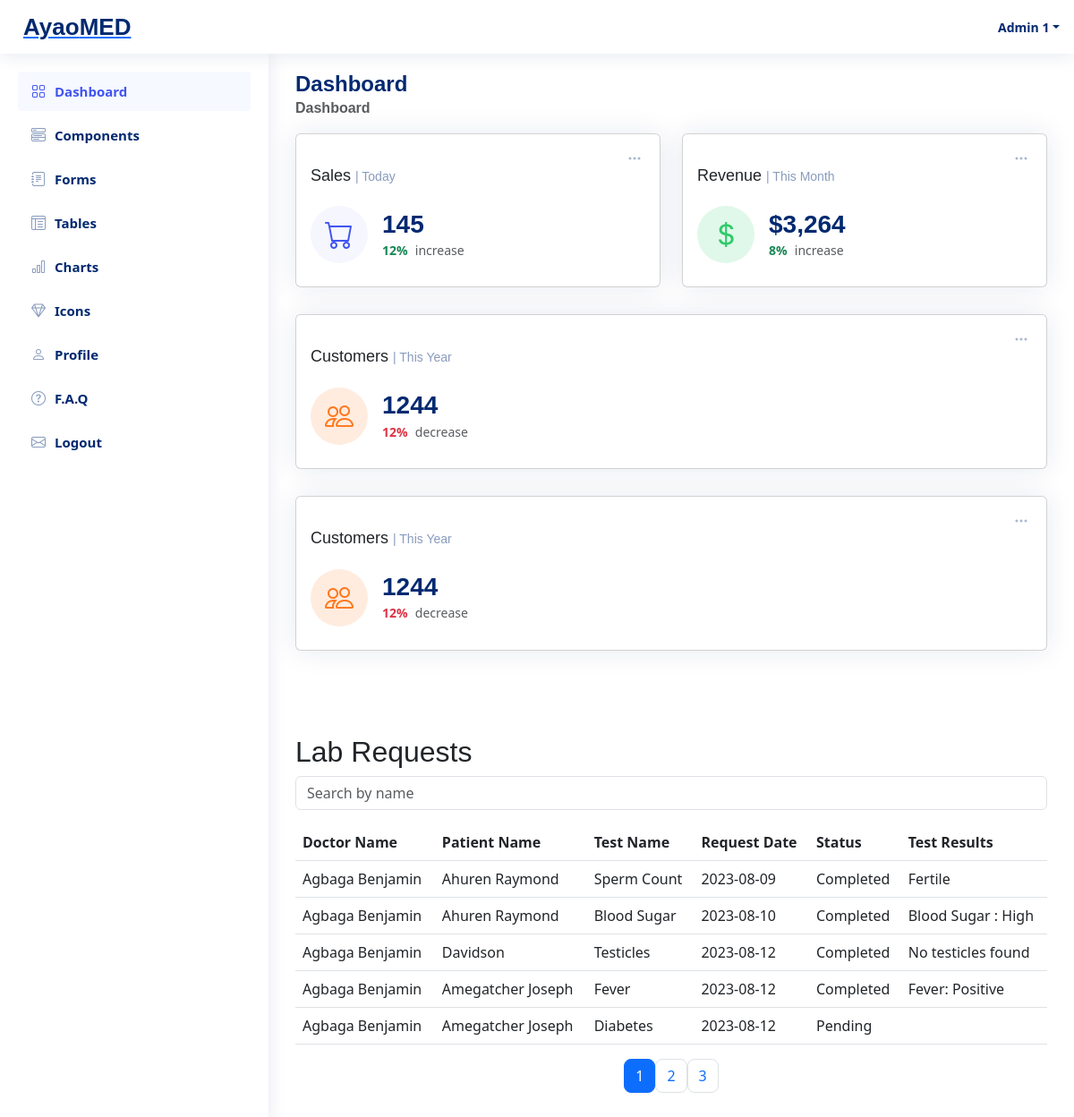
The page /dashboard/admin/admindashboard.php (signed in) on the database its author committed.
### tables this page shows
CREATE TABLE `lab_requests` (
  `id` int(11) NOT NULL,
  `doctor_id` int(125) DEFAULT NULL,
  `patient_id` int(11) NOT NULL,
  `test_name` varchar(100) NOT NULL,
  `request_date` date NOT NULL,
  `status` enum('Pending','Completed','Canceled') NOT NULL DEFAULT 'Pending',
  `test_results` text DEFAULT NULL
);

CREATE TABLE `doctors` (
  `id` int(11) NOT NULL,
  `fullname` varchar(255) NOT NULL,
  `email` varchar(255) NOT NULL,
  `phone` varchar(20) NOT NULL,
  `date_of_birth` date NOT NULL,
  `gender` enum('Male','Female','Other') NOT NULL,
  `address` text DEFAULT NULL,
  `location` varchar(255) DEFAULT NULL,
  `specialization` varchar(255) DEFAULT NULL,
  `password` varchar(255) NOT NULL,
  `status` enum('unconfirmed','pending','confirmed') NOT NULL DEFAULT 'unconfirmed'
);

CREATE TABLE `patients` (
  `id` int(11) NOT NULL,
  `fullname` varchar(255) NOT NULL,
  `email` varchar(255) NOT NULL,
  `phone` varchar(20) NOT NULL,
  `date_of_birth` date NOT NULL,
  `gender` enum('Male','Female','Other') NOT NULL,
  `address` varchar(650) DEFAULT NULL,
  `location` varchar(255) DEFAULT NULL,
  `password` varchar(255) NOT NULL,
  `status` varchar(20) DEFAULT 'unconfirmed'
);

### dashboard/admin/lap_request.php (the view, shortened to what this page needs)
<?php
require_once "../../config/db.php";
$recordsPerPage_2 = 5;
$page_2 = isset($_GET['page_2']) ? intval($_GET['page_2']) : 1;
$selectQuery = "
    SELECT lab_requests.*, doctors.fullname AS doctor_name, patients.fullname AS patient_name
    FROM lab_requests
    JOIN doctors ON lab_requests.doctor_id = doctors.id
    JOIN patients ON lab_requests.patient_id = patients.id
    LIMIT " . (($page_2 - 1) * $recordsPerPage_2) . ", $recordsPerPage_2
";
$result = mysqli_query($connection, $selectQuery);
$rows = [];
if ($result) {
    while ($row = mysqli_fetch_assoc($result)) {
        $rows[] = $row;
    }
}
$totalRecordsQuery = "SELECT COUNT(*) AS total FROM lab_requests";
$totalRecordsResult = mysqli_query($connection, $totalRecordsQuery);
$totalRecords = 0;
if ($totalRecordsResult) {
    $totalRecordsRow = mysqli_fetch_assoc($totalRecordsResult);
    $totalRecords = $totalRecordsRow['total'];
}
$totalPage_2s = ceil($totalRecords / $recordsPerPage_2);
?>
<!DOCTYPE html>
<html lang="en">
<head>
    <link rel="stylesheet" href="https://cdn.jsdelivr.net/npm/bootstrap@5.3.0/dist/css/bootstrap.min.css">
</head>
<body>
    <div class="container mt-5">
        <h2 class="mt-3">Lab Requests</h2>
        <input type="text" id="searchInput" class="form-control mb-3" placeholder="Search by name">
        <table class="table">
            <thead>
                <tr>
                    <th>Doctor Name</th>
                    <th>Patient Name</th>
                    <th>Test Name</th>
                    <th>Request Date</th>
                    <th>Status</th>
                    <th>Test Results</th>
                </tr>
            </thead>
            <tbody id="tableBody">
                <?php foreach ($rows as $row): ?>
                    <tr>
                        <td><?php echo $row['doctor_name']; ?></td>
                        <td><?php echo $row['patient_name']; ?></td>
                        <td><?php echo $row['test_name']; ?></td>
                        <td><?php echo $row['request_date']; ?></td>
                        <td><?php echo $row['status']; ?></td>
                        <td><?php echo $row['test_results']; ?></td>
                    </tr>
                <?php endforeach; ?>
            </tbody>
        </table>
        <nav aria-label="Page_2 navigation">
            <ul class="pagination justify-content-center">
                <?php for ($i = 1; $i <= $totalPage_2s; $i++) : ?>
                    <li class="page_2-item <?php echo $i === $page_2 ? 'active' : ''; ?>">
                        <a class="page-link rounded-3" href="?page_2=<?php echo $i; ?>"><?php echo $i; ?></a>
                    </li>
                <?php endfor; ?>
            </ul>
        </nav>
    </div>
</body>
</html>

### dashboard/admin/admindashboard.php (shortened to what this page needs)
<?php
require_once "../../config/db.php";
$userID = $_SESSION["id"];
$query = "SELECT fullname FROM admin WHERE id = ?";
$stmt = mysqli_prepare($connection, $query);
mysqli_stmt_bind_param($stmt, "i", $userID);
mysqli_stmt_execute($stmt);
mysqli_stmt_bind_result($stmt, $loggedInUserName);
?>
<!DOCTYPE html>
<html lang="en">
<head>
  <link href="https://cdn.jsdelivr.net/npm/bootstrap@5.3.0-alpha3/dist/css/bootstrap.min.css" rel="stylesheet">
  <link rel="stylesheet" href="https://cdn.jsdelivr.net/npm/bootstrap-icons@1.10.2/font/bootstrap-icons.css">
  <link rel="stylesheet" href="https://cdnjs.cloudflare.com/ajax/libs/font-awesome/6.4.0/css/all.css">
  <link rel="stylesheet" href="https://cdnjs.cloudflare.com/ajax/libs/font-awesome/6.4.0/css/fontawesome.css">
  <link rel="stylesheet" href="https://cdnjs.cloudflare.com/ajax/libs/font-awesome/6.4.0/css/brands.min.css">
  <link rel="stylesheet" href="https://cdnjs.cloudflare.com/ajax/libs/font-awesome/6.4.0/css/solid.min.css">
  <link rel="stylesheet" href="../../assets/styles/d_db_style.css">
</head>
<body>
  <header id="header" class="header fixed-top d-flex align-items-center">
    <div class="d-flex align-items-center justify-content-between">
      <a href="#" class="logo d-flex align-items-center ">
        <span class="d-none d-lg-block">Ayao<span class="text-blue">MED</span></span>
      </a>
    </div>
    <nav class="header-nav ms-auto">
      <ul class="d-flex align-items-center">
        <li class="nav-item dropdown pe-3">
          <a class="nav-link nav-profile d-flex align-items-center pe-0" href="#" data-bs-toggle="dropdown">
            <span class="d-none d-md-block dropdown-toggle ps-2"><?php echo $loggedInUserName ?></span>
          </a>
        </li>
      </ul>
    </nav>
  </header>
  <aside id="sidebar" class="sidebar">
    <ul class="sidebar-nav" id="sidebar-nav">
      <li class="nav-item">
        <a class="nav-link " href="index.html">
          <i class="bi bi-grid"></i>
          <span>Dashboard</span>
        </a>
      </li>
      <li class="nav-item">
        <a class="nav-link collapsed" data-bs-target="#components-nav" data-bs-toggle="collapse" href="#">
          <i class="bi bi-menu-button-wide"></i><span>Components</span>
        </a>
      </li>
      <li class="nav-item">
        <a class="nav-link collapsed" data-bs-target="#forms-nav" data-bs-toggle="collapse" href="#">
          <i class="bi bi-journal-text"></i><span>Forms</span>
        </a>
      </li>
      <li class="nav-item">
        <a class="nav-link collapsed" data-bs-target="#tables-nav" data-bs-toggle="collapse" href="#">
          <i class="bi bi-layout-text-window-reverse"></i><span>Tables</span>
        </a>
      </li>
      <li class="nav-item">
        <a class="nav-link collapsed" data-bs-target="#charts-nav" data-bs-toggle="collapse" href="#">
          <i class="bi bi-bar-chart"></i><span>Charts</span>
        </a>
      </li>
      <li class="nav-item">
        <a class="nav-link collapsed" data-bs-target="#icons-nav" data-bs-toggle="collapse" href="#">
          <i class="bi bi-gem"></i><span>Icons</span>
        </a>
      </li>
      <li class="nav-item">
        <a class="nav-link collapsed" href="#">
          <i class="bi bi-person"></i>
          <span>Profile</span>
        </a>
      </li>
      <li class="nav-item">
        <a class="nav-link collapsed" href="#">
          <i class="bi bi-question-circle"></i>
          <span>F.A.Q</span>
        </a>
      </li>
      <li class="nav-item">
        <a class="nav-link collapsed" href="../../account/logout.php">
          <i class="bi bi-envelope"></i>
          <span>Logout</span>
        </a>
      </li>
    </ul>
  </aside>
  <main id="main" class="main">
    <div class="pagetitle">
      <h1>Dashboard</h1>
      <nav>
        <ol class="breadcrumb">
          <li class="breadcrumb-item active">Dashboard</li>
        </ol>
      </nav>
    </div>
    <section class="section dashboard">
      <div class="row">
        <div class="col-lg-12">
          <div class="row">
            <div class="col-xxl-3 col-md-6">
              <div class="card info-card sales-card">
                <div class="filter">
                  <a class="icon" href="#" data-bs-toggle="dropdown"><i class="bi bi-three-dots"></i></a>
                </div>
                <div class="card-body">
                  <h5 class="card-title">Sales <span>| Today</span></h5>
                  <div class="d-flex align-items-center">
                    <div class="card-icon rounded-circle d-flex align-items-center justify-content-center">
                      <i class="bi bi-cart"></i>
                    </div>
                    <div class="ps-3">
                      <h6>145</h6>
                      <span class="text-success small pt-1 fw-bold">12%</span> <span class="text-muted small pt-2 ps-1">increase</span>
                    </div>
                  </div>
                </div>
              </div>
            </div>
            <div class="col-xxl-3 col-md-6">
              <div class="card info-card revenue-card">
                <div class="filter">
                  <a class="icon" href="#" data-bs-toggle="dropdown"><i class="bi bi-three-dots"></i></a>
                </div>
                <div class="card-body">
                  <h5 class="card-title">Revenue <span>| This Month</span></h5>
                  <div class="d-flex align-items-center">
                    <div class="card-icon rounded-circle d-flex align-items-center justify-content-center">
                      <i class="bi bi-currency-dollar"></i>
                    </div>
                    <div class="ps-3">
                      <h6>$3,264</h6>
                      <span class="text-success small pt-1 fw-bold">8%</span> <span class="text-muted small pt-2 ps-1">increase</span>
                    </div>
                  </div>
                </div>
              </div>
            </div>
            <div class="col-xxl-3 col-xl-12">
              <div class="card info-card customers-card">
                <div class="filter">
                  <a class="icon" href="#" data-bs-toggle="dropdown"><i class="bi bi-three-dots"></i></a>
                </div>
                <div class="card-body">
                  <h5 class="card-title">Customers <span>| This Year</span></h5>
                  <div class="d-flex align-items-center">
                    <div class="card-icon rounded-circle d-flex align-items-center justify-content-center">
                      <i class="bi bi-people"></i>
                    </div>
                    <div class="ps-3">
                      <h6>1244</h6>
                      <span class="text-danger small pt-1 fw-bold">12%</span> <span class="text-muted small pt-2 ps-1">decrease</span>
                    </div>
                  </div>
                </div>
              </div>
            </div>
            <div class="col-xxl-3 col-xl-12">
              <div class="card info-card customers-card">
                <div class="filter">
                  <a class="icon" href="#" data-bs-toggle="dropdown"><i class="bi bi-three-dots"></i></a>
                </div>
                <div class="card-body">
                  <h5 class="card-title">Customers <span>| This Year</span></h5>
                  <div class="d-flex align-items-center">
                    <div class="card-icon rounded-circle d-flex align-items-center justify-content-center">
                      <i class="bi bi-people"></i>
                    </div>
                    <div class="ps-3">
                      <h6>1244</h6>
                      <span class="text-danger small pt-1 fw-bold">12%</span> <span class="text-muted small pt-2 ps-1">decrease</span>
                    </div>
                  </div>
                </div>
              </div>
            </div>
            <?php
            include "./lap_request.php";
            ?>
          </div>
        </div>
      </div>
    </section>
  </main>
</body>
</html>

### assets/styles/d_db_style.css (style rules this page uses)
:root { scroll-behavior: smooth; --primary-color: rgb(25, 119, 204); }
.text-blue { color: var(--primary-color); }
body { font-family: "Open Sans", sans-serif; background: #f6f9ff; color: #444444; }
a { color: #4154f1; text-decoration: none; }
h1, h2, h3, h4, h5, h6 { font-family: "Nunito", sans-serif; }
#main { margin-top: 60px; padding: 20px 30px; transition: all 0.3s; }
.pagetitle { margin-bottom: 10px; }
.pagetitle h1 { font-size: 24px; margin-bottom: 0; font-weight: 600; color: #012970; }
.card { margin-bottom: 30px; border: none; border-radius: 5px; box-shadow: 0px 0 30px rgba(1, 41, 112, 0.1); }
.card-title { padding: 20px 0 15px 0; font-size: 18px; font-weight: 500; color: #012970; font-family: "Poppins", sans-serif; }
.card-title span { color: #899bbd; font-size: 14px; font-weight: 400; }
.card-body { padding: 0 20px 20px 20px; }
.breadcrumb { font-size: 14px; font-family: "Nunito", sans-serif; color: #899bbd; font-weight: 600; }
.breadcrumb .breadcrumb-item::before { color: #899bbd; }
.breadcrumb .active { color: #51678f; font-weight: 600; }
.logo { line-height: 1; }
@media (min-width: 1200px) { .logo { width: 280px; } }
.logo span { font-size: 26px; font-weight: 700; color: #012970; font-family: "Nunito", sans-serif; }
.header { transition: all 0.5s; z-index: 997; height: 60px; box-shadow: 0px 2px 20px rgba(1, 41, 112, 0.1); background-color: #fff; padding-left: 20px; }
.header-nav ul { list-style: none; }
.header-nav>ul { margin: 0; padding: 0; }
.header-nav .nav-profile { color: #012970; }
.header-nav .nav-profile span { font-size: 14px; font-weight: 600; }
.sidebar { position: fixed; top: 60px; left: 0; bottom: 0; width: 300px; z-index: 996; transition: all 0.3s; padding: 20px; overflow-y: auto; scrollbar-width: thin; scrollbar-color: #aab7cf transparent; box-shadow: 0px 0px 20px rgba(1, 41, 112, 0.1); background-color: #fff; }
@media (min-width: 1200px) { #main, #footer { margin-left: 300px; } }
.sidebar-nav { padding: 0; margin: 0; list-style: none; }
.sidebar-nav li { padding: 0; margin: 0; list-style: none; }
.sidebar-nav .nav-item { margin-bottom: 5px; }
.sidebar-nav .nav-link { display: flex; align-items: center; font-size: 15px; font-weight: 600; color: #4154f1; transition: 0.3; background: #f6f9ff; padding: 10px 15px; border-radius: 4px; }
.sidebar-nav .nav-link i { font-size: 16px; margin-right: 10px; color: #4154f1; }
.sidebar-nav .nav-link.collapsed { color: #012970; background: #fff; }
.sidebar-nav .nav-link.collapsed i { color: #899bbd; }
.dashboard .filter { position: absolute; right: 0px; top: 15px; }
.dashboard .filter .icon { color: #aab7cf; padding-right: 20px; padding-bottom: 5px; transition: 0.3s; font-size: 16px; }
.dashboard .info-card { padding-bottom: 10px; }
.dashboard .info-card h6 { font-size: 28px; color: #012970; font-weight: 700; margin: 0; padding: 0; }
.dashboard .card-icon { font-size: 32px; line-height: 0; width: 64px; height: 64px; flex-shrink: 0; flex-grow: 0; }
.dashboard .sales-card .card-icon { color: #4154f1; background: #f6f6fe; }
.dashboard .revenue-card .card-icon { color: #2eca6a; background: #e0f8e9; }
.dashboard .customers-card .card-icon { color: #ff771d; background: #ffecdf; }

### rows shown on the page
lab_requests: doctor.fullname "Agbaga Benjamin", patient.fullname "Ahuren Raymond", test_name "Sperm Count", request_date "2023-08-09", status "Completed", test_results "Fertile"
lab_requests: doctor.fullname "Agbaga Benjamin", patient.fullname "Ahuren Raymond", test_name "Blood Sugar", request_date "2023-08-10", status "Completed", test_results "Blood Sugar : High"
lab_requests: doctor.fullname "Agbaga Benjamin", patient.fullname "Davidson", test_name "Testicles", request_date "2023-08-12", status "Completed", test_results "No testicles found"
lab_requests: doctor.fullname "Agbaga Benjamin", patient.fullname "Amegatcher Joseph", test_name "Fever", request_date "2023-08-12", status "Completed", test_results "Fever: Positive"
lab_requests: doctor.fullname "Agbaga Benjamin", patient.fullname "Amegatcher Joseph", test_name "Diabetes", request_date "2023-08-12", status "Pending"

### other values the page prints
$loggedInUserName "Admin 1"
